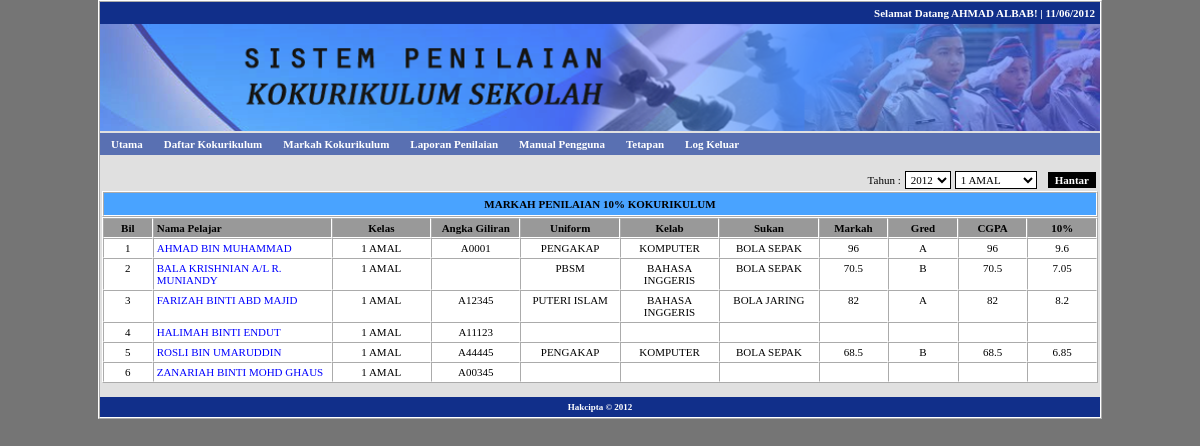
Page /laporan.php?menu=senarai (signed in) on the committed database.
### tables this page shows
CREATE TABLE IF NOT EXISTS `user` (
  `uid` int(11) NOT NULL AUTO_INCREMENT,
  `ulevel` int(1) NOT NULL DEFAULT '3',
  `unokp` varchar(12) NOT NULL,
  `upass` varchar(32) NOT NULL,
  `unama` varchar(255) NOT NULL,
  `ujawatan` varchar(255) NOT NULL,
  PRIMARY KEY (`uid`)
);

CREATE TABLE IF NOT EXISTS `sesipelajar` (
  `sidp` int(11) NOT NULL AUTO_INCREMENT,
  `sidk` int(11) NOT NULL,
  `pnokp` varchar(12) NOT NULL,
  `uniform` int(11) NOT NULL,
  `jawatan1` varchar(255) NOT NULL,
  `jawat1` int(2) NOT NULL,
  `penglibatan1` varchar(255) NOT NULL,
  `libat1` int(2) NOT NULL,
  `pencapaian1` varchar(255) NOT NULL,
  `capai1` int(2) NOT NULL,
  `hadir2` int(2) NOT NULL,
  `hadir3` int(2) NOT NULL,
  `markah1` int(3) NOT NULL,
  `gred1` char(1) NOT NULL,
  `kelab` int(11) NOT NULL,
  `jawatan2` varchar(255) NOT NULL,
  `jawat2` int(2) NOT NULL,
  `penglibatan2` varchar(255) NOT NULL,
  `libat2` int(2) NOT NULL,
  `pencapaian2` varchar(255) NOT NULL,
  `capai2` int(2) NOT NULL,
  `hadir5` int(2) NOT NULL,
  `hadir6` int(2) NOT NULL,
  `markah2` int(3) NOT NULL,
  `gred2` char(1) NOT NULL,
  `sukan` int(11) NOT NULL,
  `jawatan3` varchar(255) NOT NULL,
  `jawat3` int(2) NOT NULL,
  `penglibatan3` varchar(255) NOT NULL,
  `libat3` int(2) NOT NULL,
  `pencapaian3` varchar(255) NOT NULL,
  `capai3` int(2) NOT NULL,
  `hadir8` int(2) NOT NULL,
  `hadir9` int(2) NOT NULL,
  `markah3` int(3) NOT NULL,
  `gred3` char(1) NOT NULL,
  `bonus` varchar(255) NOT NULL,
  `bns` int(2) NOT NULL,
  `markah` varchar(6) NOT NULL,
  `gred` char(1) NOT NULL,
  PRIMARY KEY (`sidp`)
);

CREATE TABLE IF NOT EXISTS `pelajar` (
  `pid` int(11) NOT NULL AUTO_INCREMENT,
  `pnokp` varchar(12) NOT NULL,
  `pnama` varchar(255) NOT NULL,
  `pjantina` varchar(50) NOT NULL,
  `pnogiliran` varchar(50) NOT NULL,
  PRIMARY KEY (`pid`)
);

CREATE TABLE IF NOT EXISTS `kelas` (
  `kid` int(11) NOT NULL AUTO_INCREMENT,
  `kelas` varchar(255) NOT NULL,
  PRIMARY KEY (`kid`)
);

CREATE TABLE IF NOT EXISTS `kokurikulum` (
  `oid` int(11) NOT NULL AUTO_INCREMENT,
  `aid` int(11) NOT NULL,
  `kokurikulum` varchar(255) NOT NULL,
  PRIMARY KEY (`oid`)
);

### inc/fungsi.php (called while the page is built, shortened)
<?php
function semakSlash($input) {
	if(!get_magic_quotes_gpc()) {
		$input = mysql_real_escape_string($input);
	}
	return $input;
}
function input1($str) {
	$str = htmlentities(strtoupper(trim(semakSlash($str))));
	return $str;
}
function output1($str) {
	if(!get_magic_quotes_gpc()) {
		$str = stripslashes($str);
	}
	return $str;
}
if (!empty($_SESSION['user'])) {
	$sm = "SELECT * FROM user
		WHERE unokp = '" . input1($_SESSION['user']) . "'
		ORDER BY unokp ASC
	";
	$dm = mysql_query($sm);
	$tm = mysql_fetch_array($dm);
}
?>

### tmp/laporan_koko1.php (the view, shortened to what this page needs)
<table width="100%" border="0" cellpadding="2" cellspacing="0">
  <tr>
    <td width="100%" align="center" valign="top">
      <br />
      <?php
	  if (!empty($_POST['tahun'])) { $tahun = $_POST['tahun']; }
	  else {
		  $sx = "SELECT * FROM tahun
			  ORDER BY tahun DESC
		  ";
		  $dx = mysql_query($sx);
		  $tx = mysql_fetch_array($dx);
		  $tahun = $tx['tahun'];
	  }
	  if (!empty($_POST['kelas'])) { $kelas = $_POST['kelas']; }
	  else {
		  $sx = "SELECT * FROM kelas
			  ORDER BY kelas ASC
		  ";
		  $dx = mysql_query($sx);
		  $tx = mysql_fetch_array($dx);
		  $kelas = $tx['kelas'];
	  }
	  ?>
      <table width="100%" border="0" cellspacing="0" cellpadding="2">
      	<form name="koko" action="laporan.php?menu=senarai" method="post">
        <tr>
          <td width="86%" align="right">Tahun :</td>
          <td width="5%" align="right"><select name="tahun" id="tahun" class="input">
          	<?php
			$sx = "SELECT * FROM tahun
				ORDER BY tahun DESC
			";
			$dx = mysql_query($sx);
			while ($tx = mysql_fetch_array($dx)) {
				if ($tx['tahun'] == $tahun) { $select = 'selected="selected"'; }
				else { $select = ""; }
				?>
                <option value="<?php echo $tx['tahun']; ?>" <?php echo $select; ?>><?php echo $tx['tahun']; ?></option>
            <?php
			}
			?>
          </select></td>
          <td width="3%" align="right"><select name="kelas" id="kelas" class="input">
            <?php
			$sx = "SELECT * FROM kelas
				ORDER BY kelas ASC
			";
			$dx = mysql_query($sx);
			while ($tx = mysql_fetch_array($dx)) {
				if ($tx['kelas'] == $kelas) { $select = 'selected="selected"'; }
				else { $select = ""; }
				?>
            <option value="<?php echo $tx['kelas']; ?>" <?php echo $select; ?>><?php echo $tx['kelas']; ?></option>
            <?php
			}
			?>
          </select></td>
          <td width="6%" align="right"><input name="submit" type="submit" class="button" id="submit" value="Hantar" /></td>
        </tr>
        </form>
      </table>
      <table width="100%" border="1" cellspacing="0" cellpadding="5">
        <tr>
          <td align="center" bgcolor="#49A3FF" class="tkmenu2">MARKAH PENILAIAN 10% KOKURIKULUM</td>
        </tr>
      </table>
      <table width="100%" border="1" cellspacing="0" cellpadding="3" class="table2">
        <tr class="tkmenu2">
          <td width="5%" align="center" valign="middle" bgcolor="#999999">Bil</td>
          <td width="18%" align="left" valign="middle" bgcolor="#999999">Nama Pelajar</td>
          <td width="10%" align="center" valign="middle" bgcolor="#999999">Kelas</td>
          <td width="9%" align="center" valign="middle" bgcolor="#999999">Angka Giliran</td>
          <td width="10%" align="center" valign="middle" bgcolor="#999999">Uniform</td>
          <td width="10%" align="center" valign="middle" bgcolor="#999999">Kelab</td>
          <td width="10%" align="center" valign="middle" bgcolor="#999999">Sukan</td>
          <td width="7%" align="center" valign="middle" bgcolor="#999999">Markah</td>
          <td width="7%" align="center" valign="middle" bgcolor="#999999">Gred</td>
          <td width="7%" align="center" valign="middle" bgcolor="#999999">CGPA</td>
          <td width="7%" align="center" valign="middle" bgcolor="#999999">10%</td>
        </tr>
      	<?php
	  	$s = "SELECT s.*, d.*, k.*, p.*
			FROM sesipelajar AS s, sesikelas AS d, kelas AS k, pelajar AS p
			WHERE s.sidk = d.sidk
			AND s.pnokp = p.pnokp
			AND d.kid = k.kid
			AND d.tahun = '".input1($tahun)."'
			AND k.kelas = '".input1($kelas)."'
			ORDER BY k.kelas,p.pnama ASC
	  	";
	  	$d = mysql_query($s);
	  	$n = 0;
	  	while ($t = mysql_fetch_array($d)) {
			$n = $n + 1;
			?>
			<tr>
			  <td align="center" valign="top"><?php echo $n; ?></td>
			  <td align="left" valign="top"><a href="laporan.php?menu=pelajar&id=<?php echo $t['pnokp']; ?>&tahun=<?php echo $tahun; ?>"><?php echo output1($t['pnama']); ?></a></td>
			  <td align="center" valign="top"><?php echo output1($t['kelas']); ?></td>
			  <td align="center" valign="top"><?php if (!empty($t['pnogiliran'])) { echo output1($t['pnogiliran']); } else { echo "&nbsp;"; } ?></td>
			  <td align="center" valign="top">
				<?php
				$sa = "SELECT * FROM kokurikulum
					WHERE oid = '".$t['uniform']."'
					ORDER BY oid ASC
				";
				$da = mysql_query($sa);
				$ta = mysql_fetch_array($da);
				if (!empty($ta['kokurikulum'])) { echo $ta['kokurikulum']; } else { echo "&nbsp;"; }
				?>
			  </td>
			  <td align="center" valign="top">
				<?php
				$sa = "SELECT * FROM kokurikulum
					WHERE oid = '".$t['kelab']."'
					ORDER BY oid ASC
				";
				$da = mysql_query($sa);
				$ta = mysql_fetch_array($da);
				if (!empty($ta['kokurikulum'])) { echo $ta['kokurikulum']; } else { echo "&nbsp;"; }
				?>
			  </td>
			  <td align="center" valign="top">
				<?php
				$sa = "SELECT * FROM kokurikulum
					WHERE oid = '".$t['sukan']."'
					ORDER BY oid ASC
				";
				$da = mysql_query($sa);
				$ta = mysql_fetch_array($da);
				if (!empty($ta['kokurikulum'])) { echo $ta['kokurikulum']; } else { echo "&nbsp;"; }
				?>
			  </td>
			  <td align="center" valign="top"><?php if (!empty($t['markah'])) { echo output1($t['markah']); } else { echo "&nbsp;"; } ?></td>
			  <td align="center" valign="top"><?php if (!empty($t['markah'])) { echo output1($t['gred']); } else { echo "&nbsp;"; } ?></td>
			  <td align="center" valign="top">
              	<?php
				$sx = "SELECT * FROM tahun WHERE tahun <= '".input1($tahun)."' ORDER BY tahun ASC";
				$dx = mysql_query($sx);
				$cgpa = 0;
				$h = 0;
				while ($tx = mysql_fetch_array($dx)) {
					$sy = "SELECT s.*, d.*, k.*, p.*
						FROM sesipelajar AS s, sesikelas AS d, kelas AS k, pelajar AS p
						WHERE s.sidk = d.sidk
						AND s.pnokp = p.pnokp
						AND d.kid = k.kid
						AND d.tahun = '".input1($tx['tahun'])."'
						AND p.pnokp = '".input1($t['pnokp'])."'
						ORDER BY p.pnokp ASC
					";
					$dy = mysql_query($sy);
					if (mysql_num_rows($dy) == 1) {
						$h = $h + 1;
						$ty = mysql_fetch_array($dy);
						if (!empty($ty['markah'])) {
							if ($h > 1) { $cgpa = ($cgpa + $ty['markah']) / 2; }
							else { $cgpa = ($cgpa + $ty['markah']); }
						}
					}
				}
				if (!empty($cgpa)) { echo round($cgpa,2); }
				else { echo "&nbsp;"; }
				?>
              </td>
			  <td align="center" valign="top"><?php if (!empty($cgpa)) { echo round($cgpa * 0.1,2); } else { echo "&nbsp;"; } ?></td>
			</tr>
		<?php
		}
			?>
	  </table>
    <br></td>
  </tr>
</table>

### laporan.php (shortened to what this page needs)
<?php
include('inc/fungsi.php');
if (isset($_SESSION['user'])) {
	if (!empty($_GET['menu'])) {
		switch($_GET['menu']) {
			case "senarai":
				include('tmp/header.php');
				if ($tm['ulevel'] == 1) {
					include('tmp/laporan_koko1.php');
				}
				else {
					include('tmp/laporan_koko2.php');
				}
				include('tmp/footer.php');
				break;
		}
	}
	else {
		include('tmp/header.php');
		echo '<meta http-equiv="Refresh" content="0;url=index.php">';
		include('tmp/footer.php');
	}
}
else {
	include('tmp/header.php');
	echo '<meta http-equiv="Refresh" content="0;url=index.php">';
	include('tmp/footer.php');
}
?>

### tmp/header.php (shortened to what this page needs)
<!DOCTYPE HTML>
<html>
<head>
<link rel="stylesheet" type="text/css" href="files/style.css">
</head>
<body>
<table width="1000" border="1" align="center" cellpadding="0" cellspacing="0">
  <tr>
    <td>
    <table width="100%" border="0" cellpadding="5" cellspacing="0">
      <tr>
        <td align="right" bgcolor="#112F8A" class="tkmenu">Selamat Datang<?php if (isset($_SESSION['user'])) { echo " " . output1($tm['unama']); } ?>! | <?php echo date("d/m/Y"); ?> </td>
      </tr>
    </table>
    <table width="100%" border="0" cellpadding="0" cellspacing="0">
      <tr>
        <td align="center"><img src="files/banner.png" width="1000"></td>
      </tr>
    </table>
    <table width="100%" border="0" cellpadding="5" cellspacing="0">
      <tr>
        <td align="left" bgcolor="#5970B2" class="tkmenu">
			<ul id="sddm">
				<li><a href="index.php" onmouseover="mopen('m1')" onmouseout="mclosetime()">Utama</a></li>
                <?php
				if (isset($_SESSION['user'])) {
					?>
                    <li><a href="daftar.php?menu=senarai" onmouseover="mopen('m2')" onmouseout="mclosetime()">Daftar Kokurikulum</a></li>
                    <li><a href="markah.php?menu=senarai" onmouseover="mopen('m3')" onmouseout="mclosetime()">Markah Kokurikulum</a></li>
                    <li><a href="laporan.php?menu=senarai" onmouseover="mopen('m4')" onmouseout="mclosetime()">Laporan Penilaian</a></li>
                <?php
				}
				?>
				<li><a href="manual.php" onmouseover="mopen('m6')" onmouseout="mclosetime()">Manual Pengguna</a></li>
                <?php
				if (isset($_SESSION['user'])) {
					if ($tm['ulevel'] == 1) {
						?>
						<li>
							<a href="#" onmouseover="mopen('m7')" onmouseout="mclosetime()">Tetapan</a>
						</li>
					<?php
					}
					?>
					<li><a href="profil.php?menu=logout" onmouseover="mopen('m8')" onmouseout="mclosetime()">Log Keluar</a></li>
                <?php
				}
				?>
			</ul>
        </td>
      </tr>
    </table>

### tmp/footer.php (shortened to what this page needs)
    <table width="100%" border="0" cellpadding="5" cellspacing="0">
      <tr>
        <td align="center" bgcolor="#112F8A" class="tkfooter">Hakcipta &copy; 2012</td>
      </tr>
    </table>
    </td>
  </tr>
</table>
</body>
</html>

### files/style.css (style rules this page uses)
BODY { background: #757575; color: #000000; font-size: 11px; font-family: Tahoma, Verdana; margin: 0px; }
A:link { color: #0000FF; text-decoration: none; }
TABLE { background: #E0E0E0; border-color: #FFFFFF; }
.table2 { background: #FFFFFF; }
.input { font-size: 11px; font-family: Tahoma, Verdana; border: 1px solid black; text-transform: uppercase; background: white; padding: 1px; }
.button { color: #FFFFFF; font-family: Tahoma, Verdana; font-size: 11px; font-weight: bold; border: 1px solid black; background: #000000; }
.tkmenu { font-weight: bold; color: #FFFFFF; }
.tkmenu2 { font-weight: bold; }
.tkfooter { font-size:9px; font-weight: bold; color: #FFFFFF; }
#sddm { margin: 0 -4px; padding: 0; z-index: 30 }
#sddm li { margin: 0; padding: 0; list-style: none; float: left; }
#sddm li a { margin: 0 1px 0 0; padding: 4px 10px; width: 70px; background: #5970B2; color: #FFFFFF; text-align: center; text-decoration: none }

### rows in the picture
user: unama "AHMAD ALBAB"
sesipelajar: pelajar.pnama "AHMAD BIN MUHAMMAD", kelas.kelas "1 AMAL", pelajar.pnogiliran "A0001", kokurikulum.kokurikulum "PENGAKAP", kokurikulum.kokurikulum "KOMPUTER", kokurikulum.kokurikulum "BOLA SEPAK", markah "96", gred "A", $cgpa*0.1 "9.6"
sesipelajar: pelajar.pnama "BALA KRISHNIAN A/L R. MUNIANDY", kelas.kelas "1 AMAL", kokurikulum.kokurikulum "PBSM", kokurikulum.kokurikulum "BAHASA INGGERIS", kokurikulum.kokurikulum "BOLA SEPAK", markah "70.5", gred "B", $cgpa*0.1 "7.05"
sesipelajar: pelajar.pnama "FARIZAH BINTI ABD MAJID", kelas.kelas "1 AMAL", pelajar.pnogiliran "A12345", kokurikulum.kokurikulum "PUTERI ISLAM", kokurikulum.kokurikulum "BAHASA INGGERIS", kokurikulum.kokurikulum "BOLA JARING", markah "82", gred "A", $cgpa*0.1 "8.2"
sesipelajar: pelajar.pnama "HALIMAH BINTI ENDUT", kelas.kelas "1 AMAL", pelajar.pnogiliran "A11123"
sesipelajar: pelajar.pnama "ROSLI BIN UMARUDDIN", kelas.kelas "1 AMAL", pelajar.pnogiliran "A44445", kokurikulum.kokurikulum "PENGAKAP", kokurikulum.kokurikulum "KOMPUTER", kokurikulum.kokurikulum "BOLA SEPAK", markah "68.5", gred "B", $cgpa*0.1 "6.85"
sesipelajar: pelajar.pnama "ZANARIAH BINTI MOHD GHAUS", kelas.kelas "1 AMAL", pelajar.pnogiliran "A00345"

### other values in the picture
form field tahun "2012"
form field kelas "1 AMAL"
